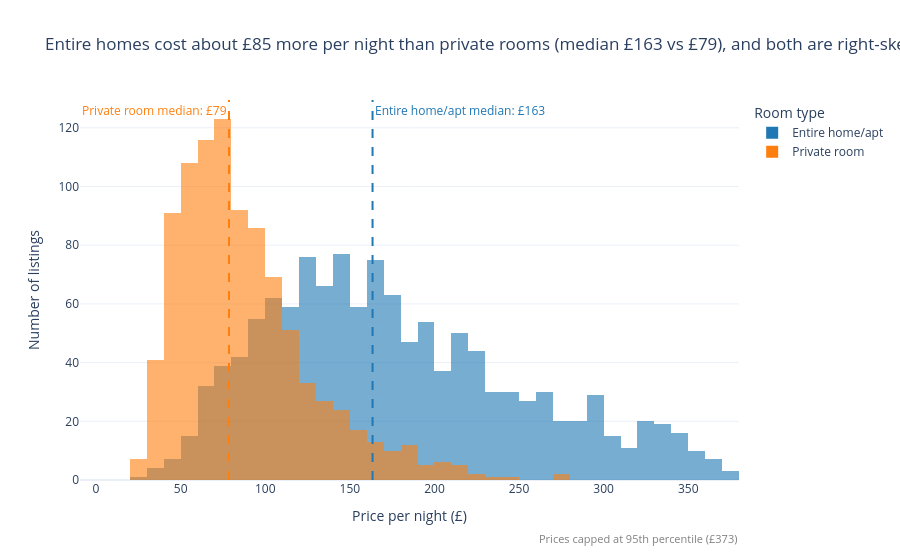

Source (notebook cell):
### Markdown cell above
## Task 1 — Histogram: price by room type (overlapping distributions)

**What to build:** A histogram showing price distributions for **Entire home/apt vs Private room** (exclude Shared room — too few observations) overlaid on the same chart.

**Requirements:**
- Both room types on the same chart (use `color='room_type'`)
- `barmode='overlay'` with `opacity=0.6` so both distributions are visible
- A vertical line for the median of EACH room type, differently coloured
- Insight title comparing the two distributions

> 💡 `df_cap[df_cap['room_type'].isin(['Entire home/apt','Private room'])]`

### Code cell
# Task 1

two_types = df_cap[df_cap['room_type'].isin(['Entire home/apt', 'Private room'])]

colors = {'Entire home/apt': '#1f77b4', 'Private room': '#ff7f0e'}
medians = two_types.groupby('room_type')['price'].median()

fig1 = px.histogram(
    two_types, x='price', color='room_type',
    barmode='overlay', opacity=0.6, nbins=40,
    color_discrete_map=colors,
    labels={'price': 'Price per night (£)', 'room_type': 'Room type'},
    title=(f"Entire homes cost about £{medians['Entire home/apt'] - medians['Private room']:.0f} more "
           f"per night than private rooms (median £{medians['Entire home/apt']:.0f} vs £{medians['Private room']:.0f}), "
           f"and both are right-skewed")
)


for room, med in medians.items():
    fig1.add_vline(
        x=med, line_dash='dash', line_width=2, line_color=colors[room],
        annotation_text=f"{room} median: £{med:.0f}",
        annotation_position='top right' if room == 'Entire home/apt' else 'top left',
        annotation_font_color=colors[room]
    )


fig1.add_annotation(
    text=f"Prices capped at 95th percentile (£{p95:.0f})",
    xref='paper', yref='paper', x=1, y=-0.18, showarrow=False,
    font=dict(size=11, color='grey')
)

fig1.update_layout(template='plotly_white', yaxis_title='Number of listings',
                   legend_title_text='Room type')
fig1.show()

### Figure 1 — Plotly figure (JSON) as saved in the notebook; plotly's stock layout.template omitted (floating-point values rounded to 4 significant figures; data arrays with more than 128 entries replaced by an {"elided": "..."} marker saying what was removed)
{"data": [{"bingroup": "x", "hovertemplate": "Room type=Entire home/apt<br>Price per night (£)=%{x}<br>count=%{y}<extra></extra>", "legendgroup": "Entire home/apt", "marker": {"color": "#1f77b4", "opacity": 0.6, "pattern": {"shape": ""}}, "name": "Entire home/apt", "nbinsx": 40, "orientation": "v", "showlegend": true, "type": "histogram", "x": {"elided": "1251 float values"}, "xaxis": "x", "yaxis": "y"}, {"bingroup": "x", "hovertemplate": "Room type=Private room<br>Price per night (£)=%{x}<br>count=%{y}<extra></extra>", "legendgroup": "Private room", "marker": {"color": "#ff7f0e", "opacity": 0.6, "pattern": {"shape": ""}}, "name": "Private room", "nbinsx": 40, "orientation": "v", "showlegend": true, "type": "histogram", "x": {"elided": "942 float values"}, "xaxis": "x", "yaxis": "y"}], "layout": {"annotations": [{"font": {"color": "#1f77b4"}, "showarrow": false, "text": "Entire home/apt median: £163", "x": 163.4, "xanchor": "left", "xref": "x", "y": 1, "yanchor": "top", "yref": "y domain"}, {"font": {"color": "#ff7f0e"}, "showarrow": false, "text": "Private room median: £79", "x": 78.57, "xanchor": "right", "xref": "x", "y": 1, "yanchor": "top", "yref": "y domain"}, {"font": {"color": "grey", "size": 11}, "showarrow": false, "text": "Prices capped at 95th percentile (£373)", "x": 1, "xref": "paper", "y": -0.18, "yref": "paper"}], "barmode": "overlay", "legend": {"title": {"text": "Room type"}, "tracegroupgap": 0}, "shapes": [{"line": {"color": "#1f77b4", "dash": "dash", "width": 2}, "type": "line", "x0": 163.4, "x1": 163.4, "xref": "x", "y0": 0, "y1": 1, "yref": "y domain"}, {"line": {"color": "#ff7f0e", "dash": "dash", "width": 2}, "type": "line", "x0": 78.57, "x1": 78.57, "xref": "x", "y0": 0, "y1": 1, "yref": "y domain"}], "title": {"text": "Entire homes cost about £85 more per night than private rooms (median £163 vs £79), and both are right-skewed"}, "xaxis": {"anchor": "y", "domain": [0, 1], "title": {"text": "Price per night (£)"}}, "yaxis": {"anchor": "x", "domain": [0, 1], "title": {"text": "Number of listings"}}}}
